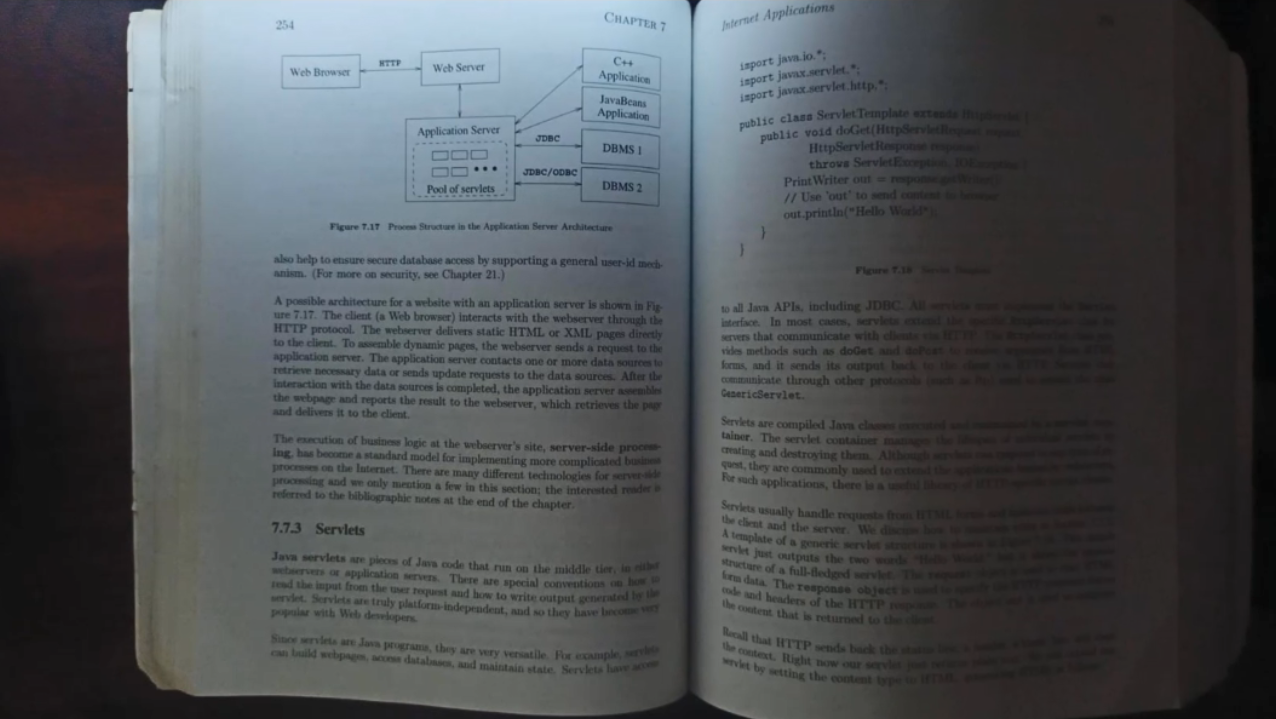
#> input picture Input/sample page.PNG, 1276 x 719 px
$ jupyter execute 12_thresholding.ipynb
#> lines starting #> are read from the running program, lines starting #| are printed output that depends on the picture; after the words box and inside, x2 and y2 are one past the last pixel; in counts of white or black regions, pixels touching at a corner belong together
# **Thresholding**

[cell 1]
import cv2
import numpy as np

[cell 2]
img = cv2.imread("Input/sample page.PNG")
#> img is the input picture: shape (719, 1276, 3); mean B, G, R 82.9, 80, 76.7

cv2.imshow("page", img)
cv2.waitKey(0)
cv2.destroyAllWindows()

[cell 3]
# convert image to gray scale
gray = cv2.cvtColor(img, cv2.COLOR_BGR2GRAY)

## Simple Thresholding

- BINARY
- BINARY_INV
- TOZERO
- TOZERO_INV
- TRUNC

[cell 4]
# BINARY thresholding
retval_1, thresh_img = cv2.threshold(gray, 90, 225, cv2.THRESH_BINARY)
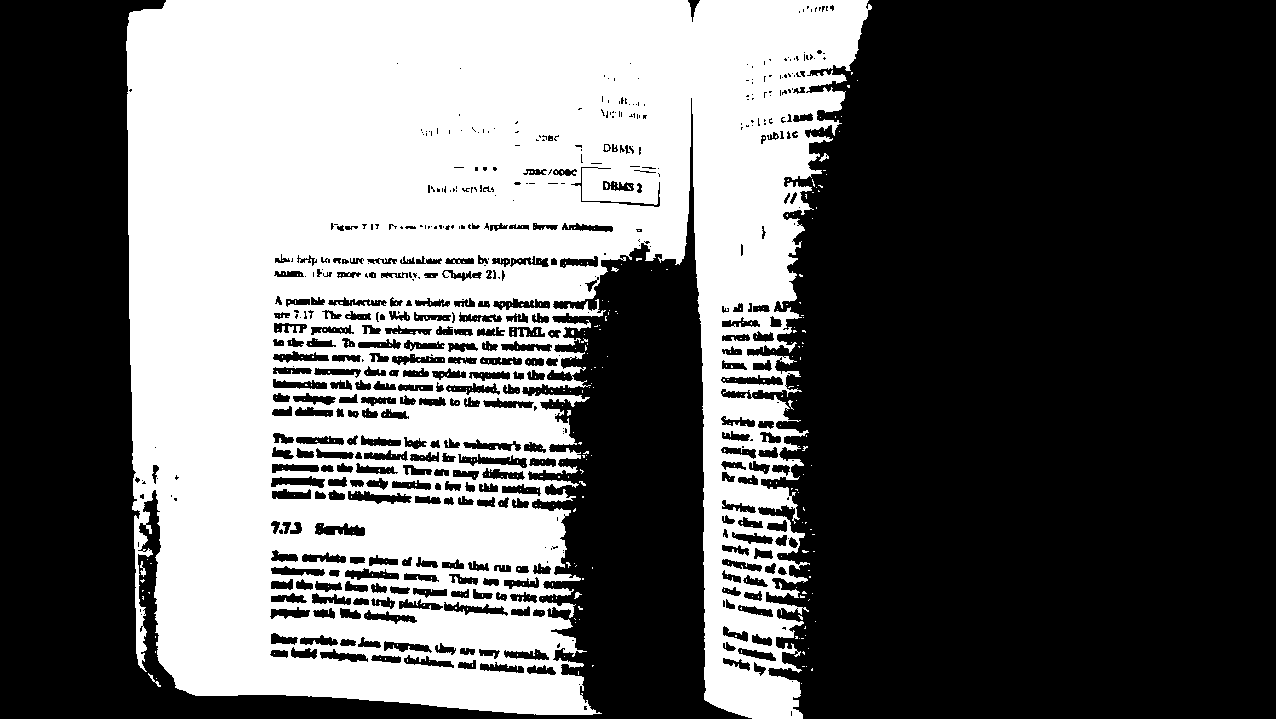
#> thresh_img: shape (719, 1276); values 0 (black) and 225 (white), 39.8% white; 478 white regions (469 under 20 px), largest, box (x1, y1, x2, y2) and area: (126, 0, 872, 719) 364042, (140, 561, 146, 577) 45, (148, 673, 161, 687) 40

# BINARY_INV thresholding
retval_2, thresh_img2 = cv2.threshold(gray, 90, 225, cv2.THRESH_BINARY_INV)

# TOZERO thresholding
retval_3, thresh_img3 = cv2.threshold(gray, 90, 225, cv2.THRESH_TOZERO)
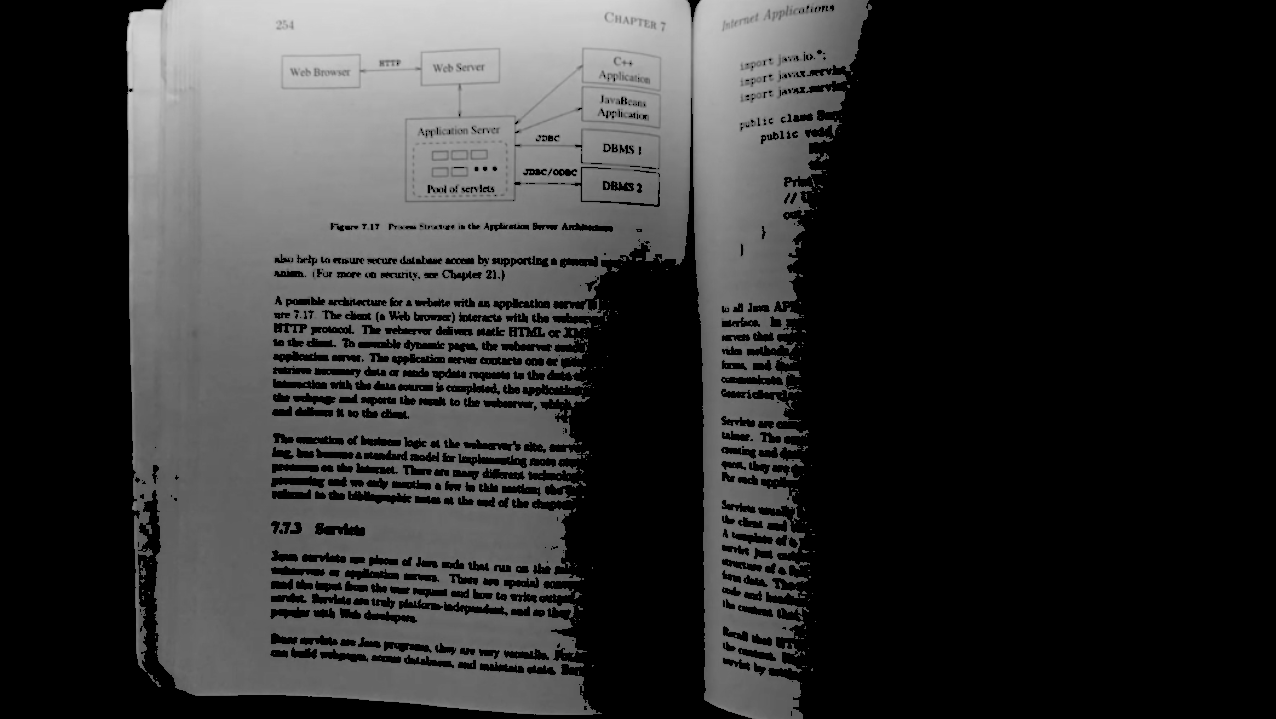
#> thresh_img3: shape (719, 1276); min 0, max 215, mean 50.6

# TOZERO_INV thresholding
retval_4, thresh_img4 = cv2.threshold(gray, 90, 225, cv2.THRESH_TOZERO_INV)
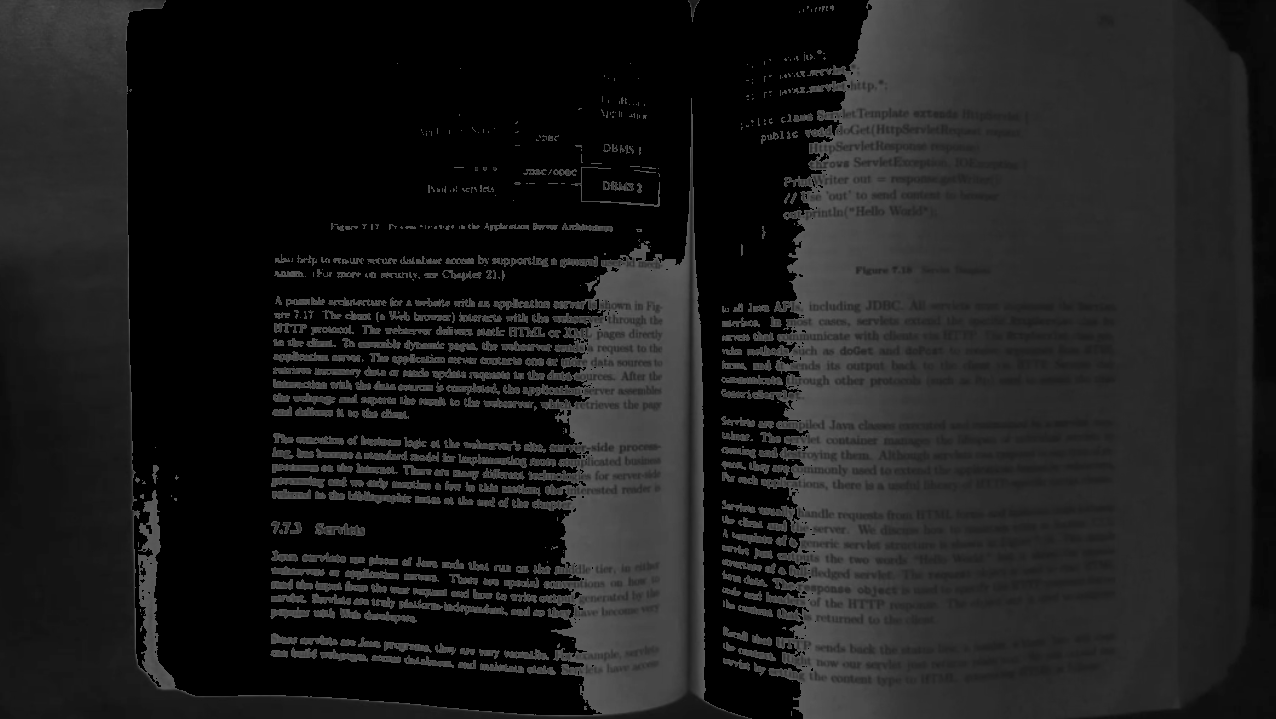
#> thresh_img4: shape (719, 1276); min 0, max 90, mean 28.8

# TRUNC thresholding
retval_5, thresh_img5 = cv2.threshold(gray, 90, 225, cv2.THRESH_TRUNC)

[cell 5]
retval_1

[cell 6]
thresh_img

[cell 7]
cv2.imshow("page", img)
cv2.imshow("binary threshold", thresh_img)
cv2.imshow("binary_inv threshold", thresh_img2)
cv2.imshow("tozero threshold", thresh_img3)
cv2.imshow("tozero_inv threshold", thresh_img4)
cv2.imshow("trunc threshold", thresh_img5)
cv2.waitKey(0)
cv2.destroyAllWindows()

## Adaptive Thresholding

- Average
- Weighted Average (Gaussian)

[cell 8]
# Average thresholding
adap_avg = cv2.adaptiveThreshold(gray, 255, cv2.ADAPTIVE_THRESH_MEAN_C, cv2.THRESH_BINARY, 11, 3)
#> adap_avg: shape (719, 1276); 87.5% white; 2122 black regions (1210 under 20 px), largest, box (x1, y1, x2, y2) and area: (117, 0, 752, 719) 10638, (281, 47, 662, 207) 5372, (1226, 40, 1260, 389) 1455

# Gaussian thresholding
adap_gaus = cv2.adaptiveThreshold(gray, 255, cv2.ADAPTIVE_THRESH_GAUSSIAN_C, cv2.THRESH_BINARY, 11, 3)
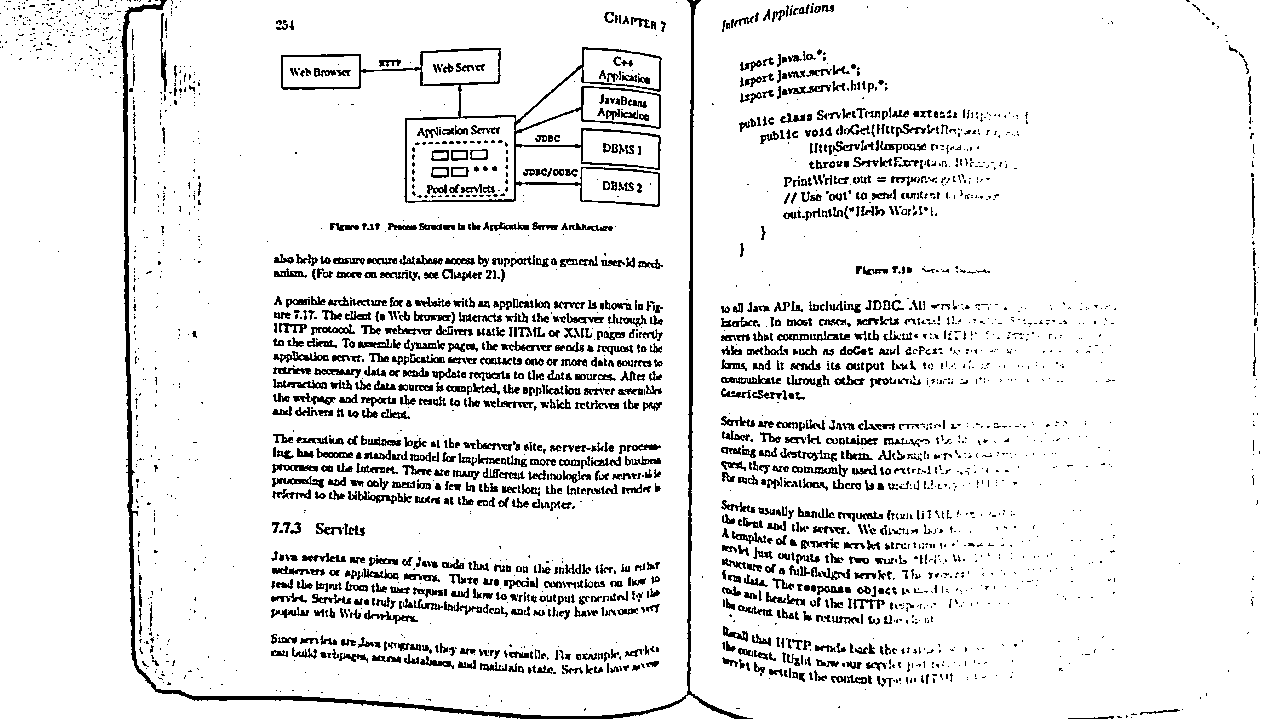
#> adap_gaus: shape (719, 1276); 91.1% white; black in thin lines or dots

$ run again, with Input/1.2 face_with_spot.jpg saved as Input/sample page.PNG
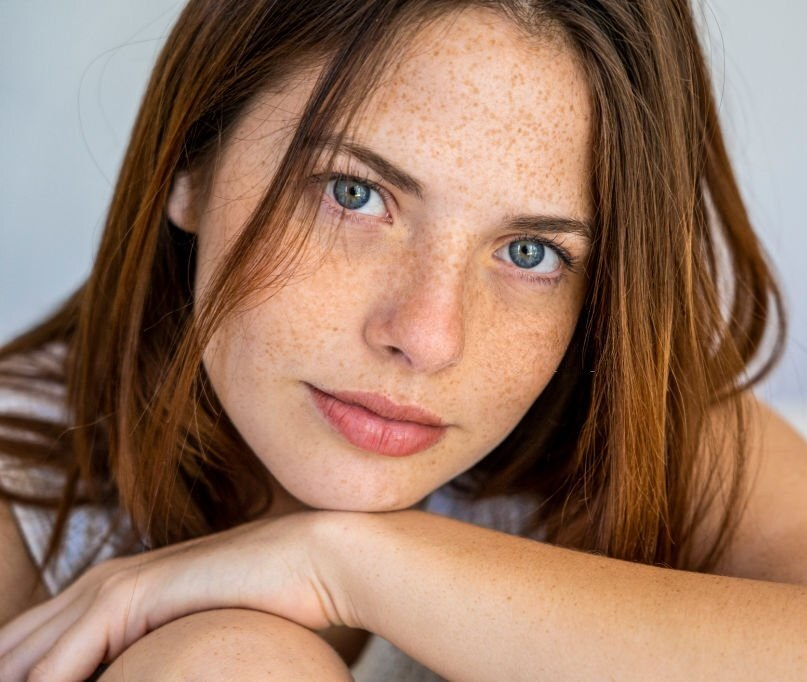
#> input picture Input/1.2 face_with_spot.jpg, 807 x 682 px
#> img is the input picture: shape (682, 807, 3); mean B, G, R 99.8, 119.5, 153.3
#> `retval_1, thresh_img = cv2.threshold(gray, 90, 225, cv2.THRESH_BINARY)`:
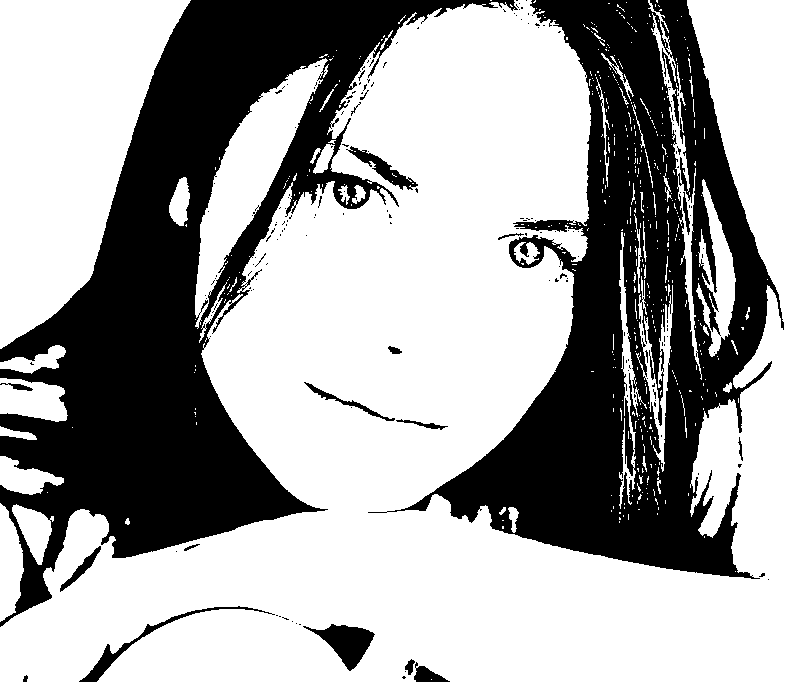
#> thresh_img: shape (682, 807); values 0 (black) and 225 (white), 64.9% white; 194 black regions (174 under 20 px), largest, box (x1, y1, x2, y2) and area: (0, 0, 518, 627) 98545, (368, 0, 784, 579) 88964, (303, 624, 375, 671) 1492
#> adap_avg: shape (682, 807); 71.9% white; 4230 black regions (3430 under 20 px), largest, box (x1, y1, x2, y2) and area: (18, 0, 807, 682) 35514, (0, 0, 201, 425) 5460, (0, 464, 128, 630) 4303
#> `adap_gaus = cv2.adaptiveThreshold(gray, 255, cv2.ADAPTIVE_THRESH_GAUSS..`:
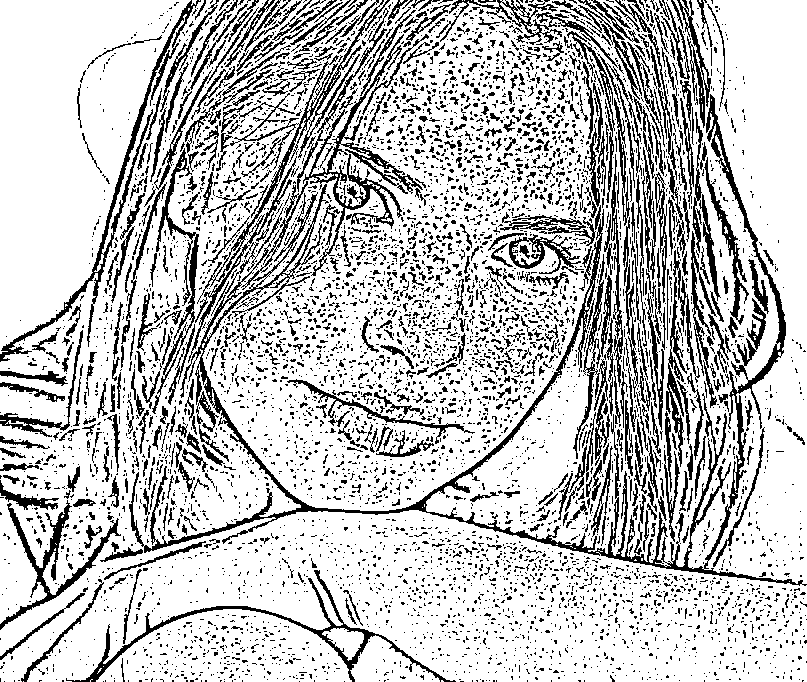
#> adap_gaus: shape (682, 807); 76.9% white; black in thin lines or dots
